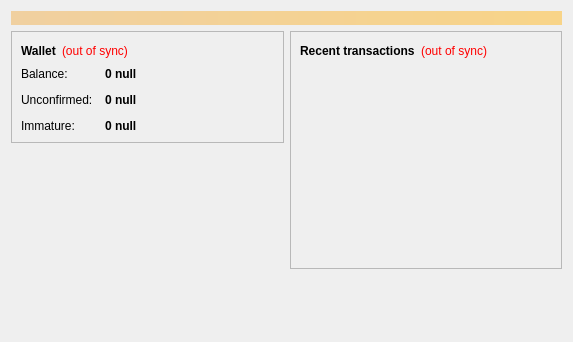
<?xml version="1.0" encoding="UTF-8"?>
<ui version="4.0">
 <class>OverviewPage</class>
 <widget class="QWidget" name="OverviewPage">
  <property name="geometry">
   <rect>
    <x>0</x>
    <y>0</y>
    <width>573</width>
    <height>342</height>
   </rect>
  </property>
  <property name="windowTitle">
   <string>Form</string>
  </property>
  <layout class="QVBoxLayout" name="topLayout">
   <item>
    <widget class="QLabel" name="labelAlerts">
     <property name="visible">
      <bool>false</bool>
     </property>
     <property name="styleSheet">
      <string notr="true">background-color: qlineargradient(x1: 0, y1: 0, x2: 1, y2: 0, stop:0 #F0D0A0, stop:1 #F8D488); color:#000000;</string>
     </property>
     <property name="wordWrap">
      <bool>true</bool>
     </property>
     <property name="margin">
      <number>3</number>
     </property>
    </widget>
   </item>
   <item>
    <layout class="QHBoxLayout" name="horizontalLayout" stretch="1,1">
     <item>
      <layout class="QVBoxLayout" name="verticalLayout_2">
       <item>
        <widget class="QFrame" name="frame">
         <property name="frameShape">
          <enum>QFrame::StyledPanel</enum>
         </property>
         <property name="frameShadow">
          <enum>QFrame::Raised</enum>
         </property>
         <layout class="QVBoxLayout" name="verticalLayout_4">
          <item>
           <layout class="QHBoxLayout" name="horizontalLayout_4">
            <item>
             <widget class="QLabel" name="label_5">
              <property name="font">
               <font>
                <weight>75</weight>
                <bold>true</bold>
               </font>
              </property>
              <property name="text">
               <string>Wallet</string>
              </property>
             </widget>
            </item>
            <item>
             <widget class="QLabel" name="labelWalletStatus">
              <property name="toolTip">
               <string>The displayed information may be out of date. Your wallet automatically synchronizes with the Null network after a connection is established, but this process has not completed yet.</string>
              </property>
              <property name="styleSheet">
               <string notr="true">QLabel { color: red; }</string>
              </property>
              <property name="text">
               <string notr="true">(out of sync)</string>
              </property>
              <property name="alignment">
               <set>Qt::AlignLeading|Qt::AlignLeft|Qt::AlignVCenter</set>
              </property>
             </widget>
            </item>
            <item>
             <spacer name="horizontalSpacer_2">
              <property name="orientation">
               <enum>Qt::Horizontal</enum>
              </property>
              <property name="sizeHint" stdset="0">
               <size>
                <width>40</width>
                <height>20</height>
               </size>
              </property>
             </spacer>
            </item>
           </layout>
          </item>
          <item>
           <layout class="QFormLayout" name="formLayout_2">
            <property name="fieldGrowthPolicy">
             <enum>QFormLayout::AllNonFixedFieldsGrow</enum>
            </property>
            <property name="horizontalSpacing">
             <number>12</number>
            </property>
            <property name="verticalSpacing">
             <number>12</number>
            </property>
            <item row="0" column="0">
             <widget class="QLabel" name="label">
              <property name="text">
               <string>Balance:</string>
              </property>
             </widget>
            </item>
            <item row="0" column="1">
             <widget class="QLabel" name="labelBalance">
              <property name="font">
               <font>
                <weight>75</weight>
                <bold>true</bold>
               </font>
              </property>
              <property name="cursor">
               <cursorShape>IBeamCursor</cursorShape>
              </property>
              <property name="toolTip">
               <string>Your current balance</string>
              </property>
              <property name="text">
               <string notr="true">0 null</string>
              </property>
              <property name="textInteractionFlags">
               <set>Qt::LinksAccessibleByMouse|Qt::TextSelectableByKeyboard|Qt::TextSelectableByMouse</set>
              </property>
             </widget>
            </item>
            <item row="1" column="0">
             <widget class="QLabel" name="label_3">
              <property name="text">
               <string>Unconfirmed:</string>
              </property>
             </widget>
            </item>
            <item row="1" column="1">
             <widget class="QLabel" name="labelUnconfirmed">
              <property name="font">
               <font>
                <weight>75</weight>
                <bold>true</bold>
               </font>
              </property>
              <property name="cursor">
               <cursorShape>IBeamCursor</cursorShape>
              </property>
              <property name="toolTip">
               <string>Total of transactions that have yet to be confirmed, and do not yet count toward the current balance</string>
              </property>
              <property name="text">
               <string notr="true">0 null</string>
              </property>
              <property name="textInteractionFlags">
               <set>Qt::LinksAccessibleByMouse|Qt::TextSelectableByKeyboard|Qt::TextSelectableByMouse</set>
              </property>
             </widget>
            </item>
            <item row="2" column="0">
             <widget class="QLabel" name="labelImmatureText">
              <property name="text">
               <string>Immature:</string>
              </property>
             </widget>
            </item>
            <item row="2" column="1">
             <widget class="QLabel" name="labelImmature">
              <property name="font">
               <font>
                <weight>75</weight>
                <bold>true</bold>
               </font>
              </property>
              <property name="toolTip">
               <string>Mined balance that has not yet matured</string>
              </property>
              <property name="text">
               <string notr="true">0 null</string>
              </property>
              <property name="textInteractionFlags">
               <set>Qt::LinksAccessibleByMouse|Qt::TextSelectableByKeyboard|Qt::TextSelectableByMouse</set>
              </property>
             </widget>
            </item>
           </layout>
          </item>
         </layout>
        </widget>
       </item>
       <item>
        <spacer name="verticalSpacer">
         <property name="orientation">
          <enum>Qt::Vertical</enum>
         </property>
         <property name="sizeHint" stdset="0">
          <size>
           <width>20</width>
           <height>40</height>
          </size>
         </property>
        </spacer>
       </item>
      </layout>
     </item>
     <item>
      <layout class="QVBoxLayout" name="verticalLayout_3">
       <item>
        <widget class="QFrame" name="frame_2">
         <property name="frameShape">
          <enum>QFrame::StyledPanel</enum>
         </property>
         <property name="frameShadow">
          <enum>QFrame::Raised</enum>
         </property>
         <layout class="QVBoxLayout" name="verticalLayout">
          <item>
           <layout class="QHBoxLayout" name="horizontalLayout_2">
            <item>
             <widget class="QLabel" name="label_4">
              <property name="text">
               <string>&lt;b&gt;Recent transactions&lt;/b&gt;</string>
              </property>
             </widget>
            </item>
            <item>
             <widget class="QLabel" name="labelTransactionsStatus">
              <property name="toolTip">
               <string>The displayed information may be out of date. Your wallet automatically synchronizes with the Null network after a connection is established, but this process has not completed yet.</string>
              </property>
              <property name="styleSheet">
               <string notr="true">QLabel { color: red; }</string>
              </property>
              <property name="text">
               <string notr="true">(out of sync)</string>
              </property>
              <property name="alignment">
               <set>Qt::AlignRight|Qt::AlignTrailing|Qt::AlignVCenter</set>
              </property>
             </widget>
            </item>
            <item>
             <spacer name="horizontalSpacer">
              <property name="orientation">
               <enum>Qt::Horizontal</enum>
              </property>
              <property name="sizeHint" stdset="0">
               <size>
                <width>40</width>
                <height>20</height>
               </size>
              </property>
             </spacer>
            </item>
           </layout>
          </item>
          <item>
           <widget class="QListView" name="listTransactions">
            <property name="styleSheet">
             <string notr="true">QListView { background: transparent; }</string>
            </property>
            <property name="frameShape">
             <enum>QFrame::NoFrame</enum>
            </property>
            <property name="verticalScrollBarPolicy">
             <enum>Qt::ScrollBarAlwaysOff</enum>
            </property>
            <property name="horizontalScrollBarPolicy">
             <enum>Qt::ScrollBarAlwaysOff</enum>
            </property>
            <property name="selectionMode">
             <enum>QAbstractItemView::NoSelection</enum>
            </property>
           </widget>
          </item>
         </layout>
        </widget>
       </item>
       <item>
        <spacer name="verticalSpacer_2">
         <property name="orientation">
          <enum>Qt::Vertical</enum>
         </property>
         <property name="sizeHint" stdset="0">
          <size>
           <width>20</width>
           <height>40</height>
          </size>
         </property>
        </spacer>
       </item>
      </layout>
     </item>
    </layout>
   </item>
  </layout>
 </widget>
 <resources/>
 <connections/>
</ui>
